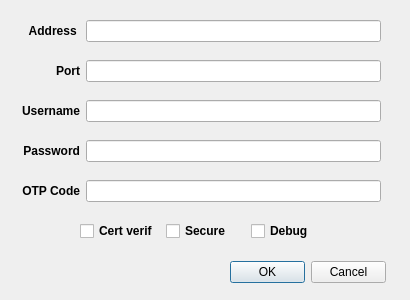
<?xml version="1.0" encoding="UTF-8"?>
<ui version="4.0">
 <class>Dialog</class>
 <widget class="QDialog" name="Dialog">
  <property name="geometry">
   <rect>
    <x>0</x>
    <y>0</y>
    <width>410</width>
    <height>300</height>
   </rect>
  </property>
  <property name="sizePolicy">
   <sizepolicy hsizetype="Expanding" vsizetype="Minimum">
    <horstretch>0</horstretch>
    <verstretch>0</verstretch>
   </sizepolicy>
  </property>
  <property name="minimumSize">
   <size>
    <width>410</width>
    <height>300</height>
   </size>
  </property>
  <property name="maximumSize">
   <size>
    <width>410</width>
    <height>300</height>
   </size>
  </property>
  <property name="windowTitle">
   <string>Synology Photos Login</string>
  </property>
  <property name="layoutDirection">
   <enum>Qt::LeftToRight</enum>
  </property>
  <property name="sizeGripEnabled">
   <bool>false</bool>
  </property>
  <widget class="QDialogButtonBox" name="buttonBox">
   <property name="geometry">
    <rect>
     <x>230</x>
     <y>260</y>
     <width>156</width>
     <height>24</height>
    </rect>
   </property>
   <property name="orientation">
    <enum>Qt::Horizontal</enum>
   </property>
   <property name="standardButtons">
    <set>QDialogButtonBox::Cancel|QDialogButtonBox::Ok</set>
   </property>
  </widget>
  <widget class="QWidget" name="formLayoutWidget">
   <property name="geometry">
    <rect>
     <x>20</x>
     <y>20</y>
     <width>361</width>
     <height>31</height>
    </rect>
   </property>
   <layout class="QFormLayout" name="formLayout">
    <item row="0" column="0">
     <widget class="QLabel" name="label_3">
      <property name="minimumSize">
       <size>
        <width>60</width>
        <height>0</height>
       </size>
      </property>
      <property name="font">
       <font>
        <bold>true</bold>
       </font>
      </property>
      <property name="text">
       <string>Address </string>
      </property>
      <property name="alignment">
       <set>Qt::AlignRight|Qt::AlignTrailing|Qt::AlignVCenter</set>
      </property>
     </widget>
    </item>
    <item row="0" column="1">
     <widget class="QLineEdit" name="address"/>
    </item>
   </layout>
  </widget>
  <widget class="QWidget" name="formLayoutWidget_2">
   <property name="geometry">
    <rect>
     <x>20</x>
     <y>60</y>
     <width>361</width>
     <height>31</height>
    </rect>
   </property>
   <layout class="QFormLayout" name="formLayout_2">
    <item row="0" column="0">
     <widget class="QLabel" name="label_4">
      <property name="minimumSize">
       <size>
        <width>60</width>
        <height>0</height>
       </size>
      </property>
      <property name="font">
       <font>
        <bold>true</bold>
       </font>
      </property>
      <property name="text">
       <string>Port</string>
      </property>
      <property name="alignment">
       <set>Qt::AlignRight|Qt::AlignTrailing|Qt::AlignVCenter</set>
      </property>
     </widget>
    </item>
    <item row="0" column="1">
     <widget class="QLineEdit" name="port"/>
    </item>
   </layout>
  </widget>
  <widget class="QWidget" name="formLayoutWidget_3">
   <property name="geometry">
    <rect>
     <x>20</x>
     <y>100</y>
     <width>361</width>
     <height>31</height>
    </rect>
   </property>
   <layout class="QFormLayout" name="formLayout_3">
    <item row="0" column="0">
     <widget class="QLabel" name="label">
      <property name="minimumSize">
       <size>
        <width>60</width>
        <height>0</height>
       </size>
      </property>
      <property name="font">
       <font>
        <pointsize>9</pointsize>
        <bold>true</bold>
       </font>
      </property>
      <property name="text">
       <string>Username</string>
      </property>
      <property name="alignment">
       <set>Qt::AlignRight|Qt::AlignTrailing|Qt::AlignVCenter</set>
      </property>
     </widget>
    </item>
    <item row="0" column="1">
     <widget class="QLineEdit" name="username"/>
    </item>
   </layout>
  </widget>
  <widget class="QWidget" name="formLayoutWidget_4">
   <property name="geometry">
    <rect>
     <x>20</x>
     <y>140</y>
     <width>361</width>
     <height>31</height>
    </rect>
   </property>
   <layout class="QFormLayout" name="formLayout_4">
    <item row="0" column="0">
     <widget class="QLabel" name="label_2">
      <property name="minimumSize">
       <size>
        <width>60</width>
        <height>0</height>
       </size>
      </property>
      <property name="font">
       <font>
        <bold>true</bold>
       </font>
      </property>
      <property name="text">
       <string>Password</string>
      </property>
      <property name="alignment">
       <set>Qt::AlignRight|Qt::AlignTrailing|Qt::AlignVCenter</set>
      </property>
     </widget>
    </item>
    <item row="0" column="1">
     <widget class="QLineEdit" name="password">
      <property name="echoMode">
       <enum>QLineEdit::Password</enum>
      </property>
     </widget>
    </item>
   </layout>
  </widget>
  <widget class="QWidget" name="formLayoutWidget_5">
   <property name="geometry">
    <rect>
     <x>20</x>
     <y>180</y>
     <width>361</width>
     <height>31</height>
    </rect>
   </property>
   <layout class="QFormLayout" name="formLayout_5">
    <item row="0" column="0">
     <widget class="QLabel" name="label_5">
      <property name="minimumSize">
       <size>
        <width>60</width>
        <height>0</height>
       </size>
      </property>
      <property name="font">
       <font>
        <bold>true</bold>
       </font>
      </property>
      <property name="text">
       <string>OTP Code</string>
      </property>
      <property name="alignment">
       <set>Qt::AlignRight|Qt::AlignTrailing|Qt::AlignVCenter</set>
      </property>
     </widget>
    </item>
    <item row="0" column="1">
     <widget class="QLineEdit" name="otpcode">
      <property name="text">
       <string/>
      </property>
      <property name="echoMode">
       <enum>QLineEdit::Password</enum>
      </property>
     </widget>
    </item>
   </layout>
  </widget>
  <widget class="QWidget" name="horizontalLayoutWidget">
   <property name="geometry">
    <rect>
     <x>80</x>
     <y>220</y>
     <width>251</width>
     <height>22</height>
    </rect>
   </property>
   <layout class="QHBoxLayout" name="horizontalLayout_2">
    <item>
     <widget class="QCheckBox" name="certverif">
      <property name="font">
       <font>
        <bold>true</bold>
       </font>
      </property>
      <property name="text">
       <string>Cert verif</string>
      </property>
     </widget>
    </item>
    <item>
     <widget class="QCheckBox" name="secure">
      <property name="font">
       <font>
        <bold>true</bold>
       </font>
      </property>
      <property name="text">
       <string>Secure</string>
      </property>
     </widget>
    </item>
    <item>
     <widget class="QCheckBox" name="debug">
      <property name="font">
       <font>
        <bold>true</bold>
       </font>
      </property>
      <property name="text">
       <string>Debug</string>
      </property>
     </widget>
    </item>
   </layout>
  </widget>
 </widget>
 <tabstops>
  <tabstop>address</tabstop>
  <tabstop>port</tabstop>
  <tabstop>username</tabstop>
  <tabstop>password</tabstop>
  <tabstop>otpcode</tabstop>
  <tabstop>certverif</tabstop>
  <tabstop>secure</tabstop>
  <tabstop>debug</tabstop>
 </tabstops>
 <resources/>
 <connections>
  <connection>
   <sender>buttonBox</sender>
   <signal>accepted()</signal>
   <receiver>Dialog</receiver>
   <slot>accept()</slot>
   <hints>
    <hint type="sourcelabel">
     <x>248</x>
     <y>254</y>
    </hint>
    <hint type="destinationlabel">
     <x>157</x>
     <y>274</y>
    </hint>
   </hints>
  </connection>
  <connection>
   <sender>buttonBox</sender>
   <signal>rejected()</signal>
   <receiver>Dialog</receiver>
   <slot>reject()</slot>
   <hints>
    <hint type="sourcelabel">
     <x>316</x>
     <y>260</y>
    </hint>
    <hint type="destinationlabel">
     <x>286</x>
     <y>274</y>
    </hint>
   </hints>
  </connection>
 </connections>
</ui>
